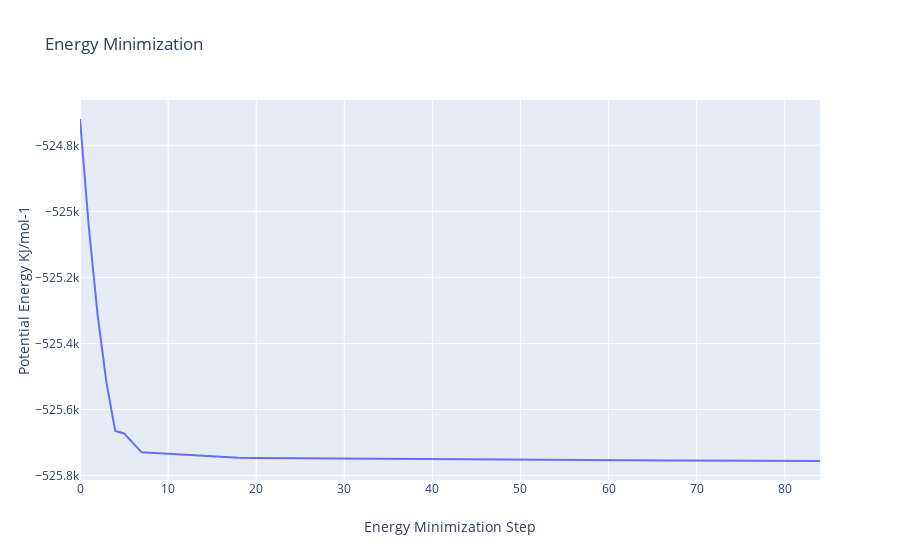

Notebook code cell kept with this figure:
### Code cell
import plotly
import plotly.graph_objs as go

# Read data from file and filter energy values higher than 1000 Kj/mol^-1
with open(output_min_ene_xvg,'r') as energy_file:
    x,y = map(
        list,
        zip(*[
            (float(line.split()[0]),float(line.split()[1]))
            for line in energy_file 
            if not line.startswith(("#","@")) 
            if float(line.split()[1]) < 1000 
        ])
    )

plotly.offline.init_notebook_mode(connected=True)

fig = ({
    "data": [go.Scatter(x=x, y=y)],
    "layout": go.Layout(title="Energy Minimization",
                        xaxis=dict(title = "Energy Minimization Step"),
                        yaxis=dict(title = "Potential Energy KJ/mol-1")
                       )
})

plotly.offline.iplot(fig)

### Figure 1 — Plotly figure (JSON) as saved in the notebook; plotly's stock layout.template omitted (floating-point values rounded to 4 significant figures)
{"data": [{"type": "scatter", "x": [0, 1, 2, 3, 4, 5, 7, 10, 11, 13, 14, 15, 17, 18, 20, 22, 23, 24, 25, 27, 28, 30, 31, 32, 33, 35, 36, 37, 38, 40, 41, 43, 44, 45, 46, 48, 49, 50, 51, 53, 54, 55, 56, 58, 59, 61, 62, 63, 64, 66, 67, 69, 70, 71, 72, 73, 74, 76, 77, 78, 79, 81, 82, 84], "y": [-524700.0, -525000.0, -525300.0, -525500.0, -525700.0, -525700.0, -525700.0, -525700.0, -525735, -525700.0, -525700.0, -525700.0, -525700.0, -525700.0, -525700.0, -525700.0, -525700.0, -525700.0, -525700.0, -525700.0, -525700.0, -525700.0, -525700.0, -525700.0, -525700.0, -525750, -525800.0, -525800.0, -525800.0, -525800.0, -525800.0, -525800.0, -525800.0, -525800.0, -525800.0, -525800.0, -525800.0, -525800.0, -525800.0, -525800.0, -525800.0, -525800.0, -525800.0, -525800.0, -525800.0, -525800.0, -525800.0, -525800.0, -525800.0, -525800.0, -525800.0, -525800.0, -525800.0, -525800.0, -525800.0, -525800.0, -525800.0, -525800.0, -525800.0, -525800.0, -525800.0, -525800.0, -525800.0, -525800.0]}], "layout": {"title": {"text": "Energy Minimization"}, "xaxis": {"title": {"text": "Energy Minimization Step"}}, "yaxis": {"title": {"text": "Potential Energy KJ/mol-1"}}}}
